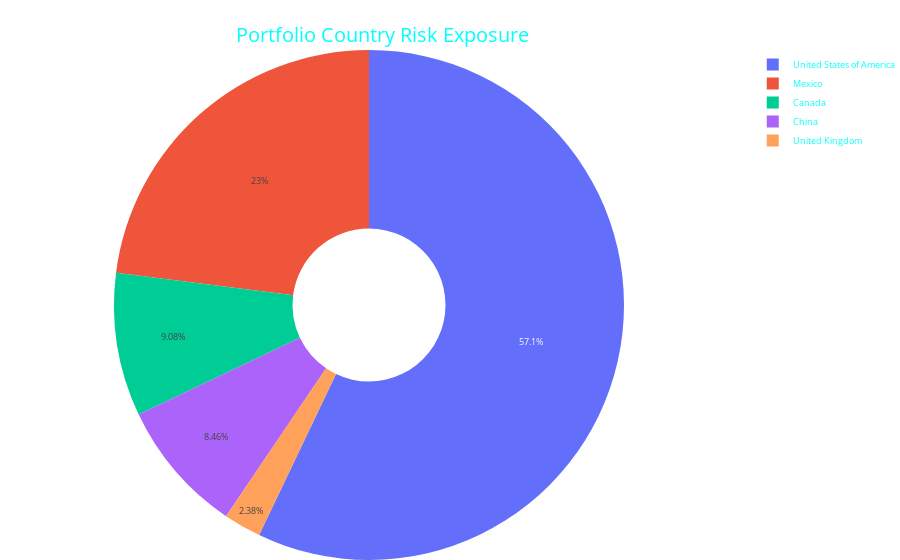

The code cell stored with this chart in its notebook:
### Code cell
# Show to top 5...
pie(result.head())

### Figure 1 — Plotly figure (JSON) as saved in the notebook; plotly's stock layout.template omitted (floating-point values rounded to 4 significant figures)
{"data": [{"hole": 0.3, "labels": ["United States of America", "Mexico", "Canada", "China", "United Kingdom"], "type": "pie", "values": [0.54, 0.2174, 0.08593, 0.08007, 0.02253]}], "layout": {"font": {"color": "cyan", "size": 9}, "margin": {"b": 0, "l": 0, "pad": 0, "r": 0, "t": 50}, "paper_bgcolor": "rgba(0,0,0,0)", "title": {"font": {"color": "cyan", "size": 20}, "text": "Portfolio Country Risk Exposure", "x": 0.425, "y": 0.95}}}
